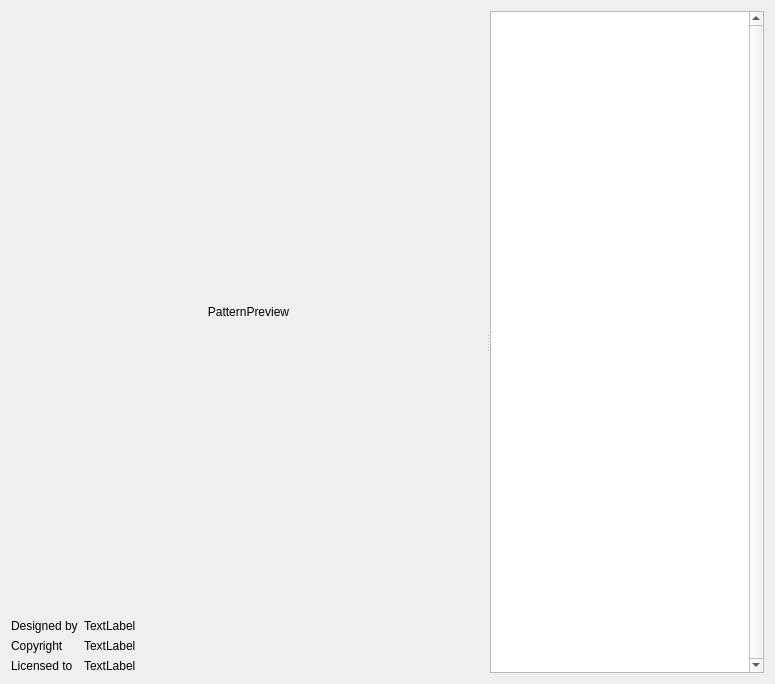
<?xml version="1.0" encoding="UTF-8"?>
<ui version="4.0">
 <class>ViewerTab</class>
 <widget class="QWidget" name="ViewerTab">
  <property name="geometry">
   <rect>
    <x>0</x>
    <y>0</y>
    <width>775</width>
    <height>684</height>
   </rect>
  </property>
  <property name="windowTitle">
   <string>Form</string>
  </property>
  <layout class="QHBoxLayout" name="horizontalLayout">
   <item>
    <widget class="QSplitter" name="splitter">
     <property name="orientation">
      <enum>Qt::Horizontal</enum>
     </property>
     <widget class="QWidget" name="layoutWidget">
      <layout class="QVBoxLayout" name="verticalLayout">
       <item>
        <widget class="QLabel" name="PatternPreview">
         <property name="sizePolicy">
          <sizepolicy hsizetype="Preferred" vsizetype="Expanding">
           <horstretch>0</horstretch>
           <verstretch>0</verstretch>
          </sizepolicy>
         </property>
         <property name="minimumSize">
          <size>
           <width>150</width>
           <height>150</height>
          </size>
         </property>
         <property name="accessibleDescription">
          <string notr="true"/>
         </property>
         <property name="text">
          <string notr="true">PatternPreview</string>
         </property>
         <property name="alignment">
          <set>Qt::AlignCenter</set>
         </property>
        </widget>
       </item>
       <item>
        <layout class="QGridLayout" name="gridLayout">
         <item row="0" column="0">
          <widget class="QLabel" name="label">
           <property name="text">
            <string>Designed by</string>
           </property>
          </widget>
         </item>
         <item row="0" column="1">
          <widget class="QLabel" name="DesignerLabel">
           <property name="sizePolicy">
            <sizepolicy hsizetype="Expanding" vsizetype="Preferred">
             <horstretch>0</horstretch>
             <verstretch>0</verstretch>
            </sizepolicy>
           </property>
           <property name="minimumSize">
            <size>
             <width>100</width>
             <height>0</height>
            </size>
           </property>
           <property name="text">
            <string>TextLabel</string>
           </property>
          </widget>
         </item>
         <item row="1" column="0">
          <widget class="QLabel" name="label_3">
           <property name="text">
            <string>Copyright</string>
           </property>
          </widget>
         </item>
         <item row="1" column="1">
          <widget class="QLabel" name="CopyrightLabel">
           <property name="sizePolicy">
            <sizepolicy hsizetype="Expanding" vsizetype="Preferred">
             <horstretch>0</horstretch>
             <verstretch>0</verstretch>
            </sizepolicy>
           </property>
           <property name="minimumSize">
            <size>
             <width>100</width>
             <height>0</height>
            </size>
           </property>
           <property name="text">
            <string>TextLabel</string>
           </property>
          </widget>
         </item>
         <item row="2" column="0">
          <widget class="QLabel" name="label_4">
           <property name="text">
            <string>Licensed to</string>
           </property>
          </widget>
         </item>
         <item row="2" column="1">
          <widget class="QLabel" name="LicenceLabel">
           <property name="sizePolicy">
            <sizepolicy hsizetype="Expanding" vsizetype="Preferred">
             <horstretch>0</horstretch>
             <verstretch>0</verstretch>
            </sizepolicy>
           </property>
           <property name="minimumSize">
            <size>
             <width>100</width>
             <height>0</height>
            </size>
           </property>
           <property name="text">
            <string>TextLabel</string>
           </property>
          </widget>
         </item>
        </layout>
       </item>
      </layout>
     </widget>
     <widget class="QListWidget" name="PagesList">
      <property name="autoFillBackground">
       <bool>false</bool>
      </property>
      <property name="styleSheet">
       <string notr="true"/>
      </property>
      <property name="verticalScrollBarPolicy">
       <enum>Qt::ScrollBarAlwaysOn</enum>
      </property>
      <property name="horizontalScrollBarPolicy">
       <enum>Qt::ScrollBarAlwaysOff</enum>
      </property>
      <property name="sizeAdjustPolicy">
       <enum>QAbstractScrollArea::AdjustToContents</enum>
      </property>
      <property name="autoScrollMargin">
       <number>16</number>
      </property>
      <property name="alternatingRowColors">
       <bool>false</bool>
      </property>
      <property name="selectionMode">
       <enum>QAbstractItemView::NoSelection</enum>
      </property>
      <property name="verticalScrollMode">
       <enum>QAbstractItemView::ScrollPerPixel</enum>
      </property>
      <property name="resizeMode">
       <enum>QListView::Adjust</enum>
      </property>
      <property name="spacing">
       <number>0</number>
      </property>
      <property name="uniformItemSizes">
       <bool>true</bool>
      </property>
      <property name="itemAlignment">
       <set>Qt::AlignHCenter</set>
      </property>
     </widget>
    </widget>
   </item>
  </layout>
 </widget>
 <resources/>
 <connections/>
</ui>
